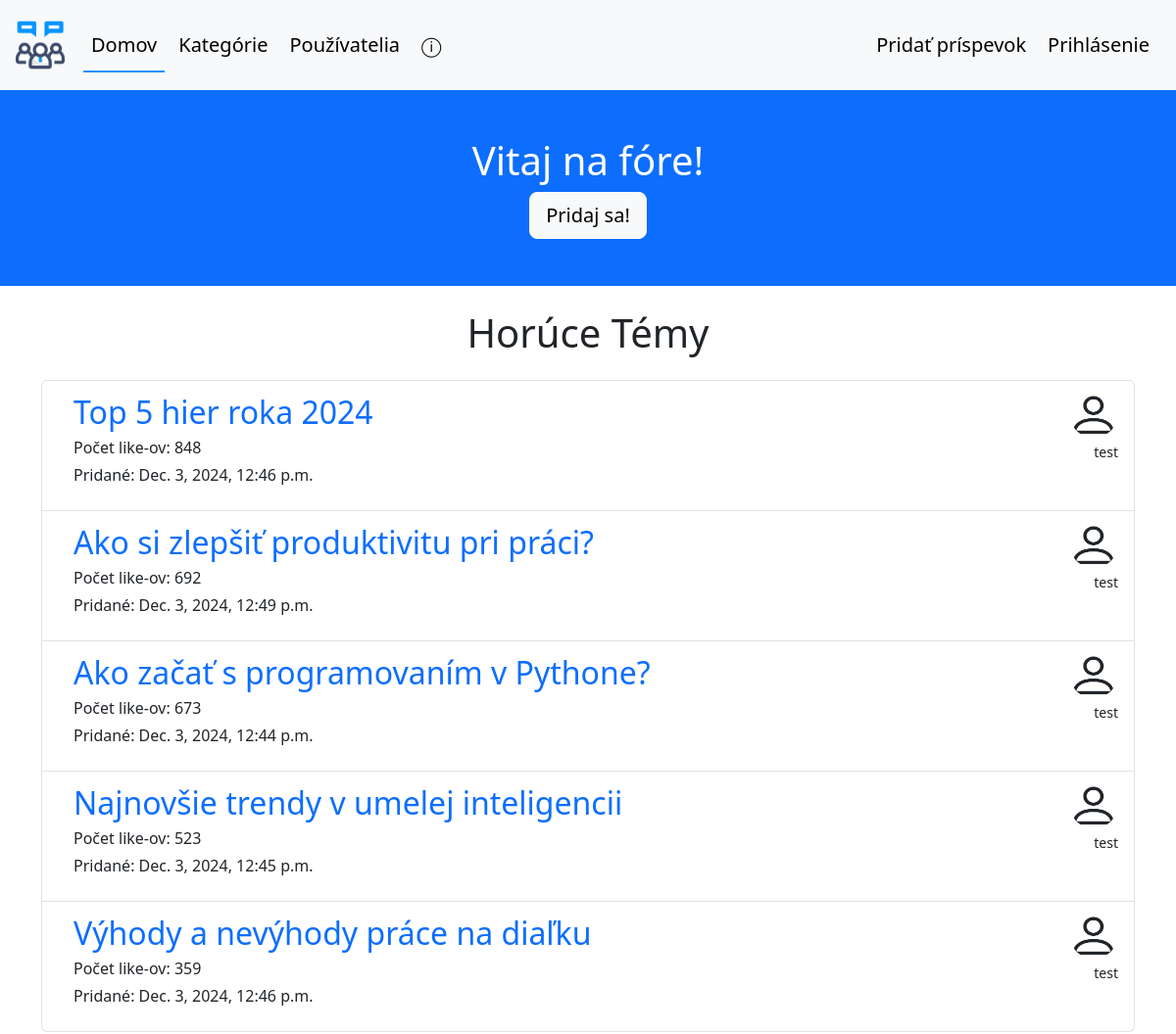
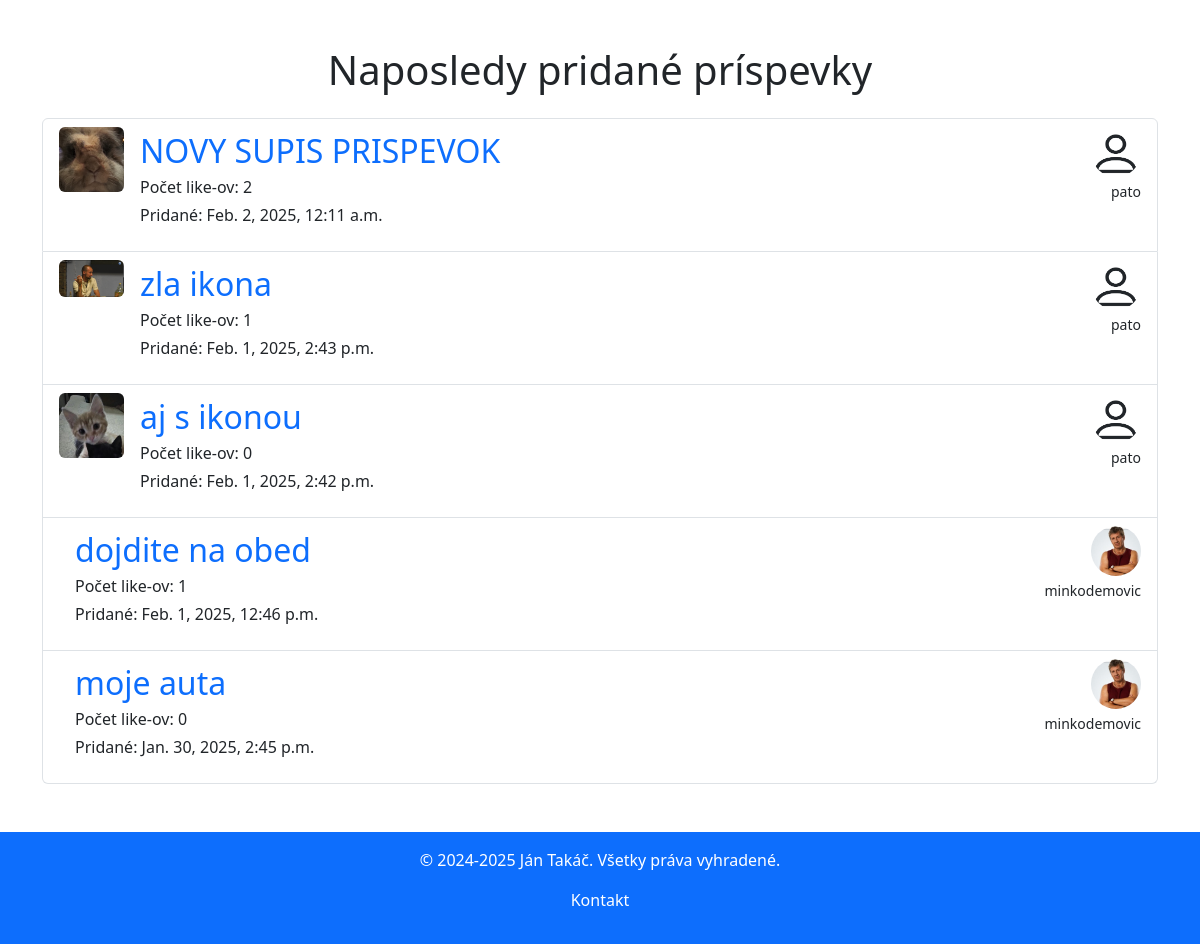
The page / on the database its author committed (2 pictures, top to bottom).
### forum/models.py (models this page shows, shortened)
class Post(models.Model):
    title = models.CharField(max_length=255)
    created_at = models.DateTimeField(auto_now_add=True)
    created_by = models.ForeignKey(User, on_delete=models.CASCADE)
    like_count = models.PositiveIntegerField(default=0)
    content = models.TextField()
    category = models.CharField(max_length=50, default='other', null=False, blank=True)
    icon = models.ImageField(upload_to='post_pics', null=True, blank=True)
    def get_absolute_url(self):
        return reverse('forum:post_detail', args=[str(self.id)])

class Profile(models.Model):
    user = models.OneToOneField(User, on_delete=models.CASCADE, related_name='profile')
    image = models.ImageField(default='pf_pics/default.png', upload_to='pf_pics', null=False, blank=True)
    country = models.CharField(max_length=50, null=True, blank=True)
    bio = models.TextField(max_length=150, null=True, blank=True)

### forum/views.py (the view)
# urls.py: path('', views.index_view, name='index'),
def index_view(request):
    most_liked_posts = Post.objects.all().order_by('-like_count')[:5]
    most_liked_profiles = [Profile.objects.get(user_id=post.created_by_id) for post in most_liked_posts]
    most_liked_tuples = list(zip(most_liked_posts, most_liked_profiles))
    most_recent_posts = Post.objects.all().order_by('-created_at')[:5]
    most_recent_profiles = [Profile.objects.get(user_id=post.created_by_id) for post in most_recent_posts]
    most_recent_tuples = list(zip(most_recent_posts, most_recent_profiles))
    return render(request, 'forum/index.html', {
        'most_liked_tuples': most_liked_tuples,
        'most_recent_tuples': most_recent_tuples,
    })

### forum/templates/forum/index.html (shortened to what this page needs)
{% extends 'forum/base.html' %}
{% block home_active %}active{% endblock %}
{% block content %}
    <div class="container-fluid bg-primary text-white text-center py-5">
        {% if user.is_authenticated %}
            <h1>Vitaj späť {{ user.username }}!</h1>
        {% else %}
            <h1>Vitaj na fóre!</h1>
            <a href="{% url 'forum:register' %}" class="btn btn-light btn-lg">Pridaj sa!</a>
        {% endif %}
    </div>
    <div class="container">
        {% include 'forum/partials/filtered_posts_list.html' with title="Horúce Témy" posts_profiles=most_liked_tuples%}
        {% include 'forum/partials/filtered_posts_list.html' with title="Naposledy pridané príspevky" posts_profiles=most_recent_tuples %}
    </div>
{% endblock %}

### forum/templates/forum/partials/filtered_posts_list.html
<div class="mt-4 my-5">
    <h1 class="text-center mb-4">{{ title }}</h1>
    <div class="list-group">
        {% if posts_profiles %}
            {% for post, profile in posts_profiles %}
                <li class="list-group-item list-group-item-action position-relative">
                    <div class="d-flex align-items-start h-100">
                        {% if post.icon %}
                        <div class="flex-shrink-0">
                            <img src="{{ post.icon.url }}"
                                 width="65"
                                 alt="post_icon"
                                 class="h-auto rounded">
                        </div>
                        {% endif %}
                        <div class="flex-grow-1 ms-3 overflow-hidden">
                            <a href="{{ post.get_absolute_url }}" class="fs-2 text-decoration-none">{{ post.title }}</a>
                            <p class="mb-1">Počet like-ov: {{ post.like_count }}</p>
                            <p>Pridané: {{ post.created_at }}</p>
                        </div>
                        <div class="text-end">
                            <img src="{{ profile.image.url }}"
                                 width="50"
                                 height="50"
                                 alt="last_created_by"
                                 class="rounded-circle">
                            <p class="mt-1 mb-0 small">{{ profile.user.username }}</p>
                        </div>
                    </div>
                </li>
            {% endfor %}
        {% else %}
            <p>Žiaden príspevok nespadá do vybratej kategórie</p>
        {% endif %}
    </div>
</div>

### forum/static/forum/style.css (style rules this page uses)
.container-fluid h1 { animation: fadeInDown 0.5s ease-in-out; }
.container-fluid .btn-light { animation: fadeInUp 0.5s ease-in-out; transition: transform 0.4s ease; }

### rows shown on the page
Post: title "Top 5 hier roka 2024", like_count "848", created_at "Dec. 3, 2024, 12:46 p.m.", image (placeholder picture), user.username "test"
Post: title "Ako si zlepšiť produktivitu pri práci?", like_count "692", created_at "Dec. 3, 2024, 12:49 p.m.", image (placeholder picture), user.username "test"
Post: title "Ako začať s programovaním v Pythone?", like_count "673", created_at "Dec. 3, 2024, 12:44 p.m.", image (placeholder picture), user.username "test"
Post: title "Najnovšie trendy v umelej inteligencii", like_count "523", created_at "Dec. 3, 2024, 12:45 p.m.", image (placeholder picture), user.username "test"
Post: title "Výhody a nevýhody práce na diaľku", like_count "359", created_at "Dec. 3, 2024, 12:46 p.m.", image (placeholder picture), user.username "test"
Post: icon (picture), title "NOVY SUPIS PRISPEVOK", like_count "2", created_at "Feb. 2, 2025, 12:11 a.m.", image (placeholder picture), user.username "pato"
Post: icon (picture), title "zla ikona", like_count "1", created_at "Feb. 1, 2025, 2:43 p.m.", image (placeholder picture), user.username "pato"
Post: icon (picture), title "aj s ikonou", like_count "0", created_at "Feb. 1, 2025, 2:42 p.m.", image (placeholder picture), user.username "pato"
Post: title "dojdite na obed", like_count "1", created_at "Feb. 1, 2025, 12:46 p.m.", image (picture), user.username "minkodemovic"
Post: title "moje auta", like_count "0", created_at "Jan. 30, 2025, 2:45 p.m.", image (picture), user.username "minkodemovic"

### other values the page prints
{{ title }} "Horúce Témy Naposledy pridané príspevky"
